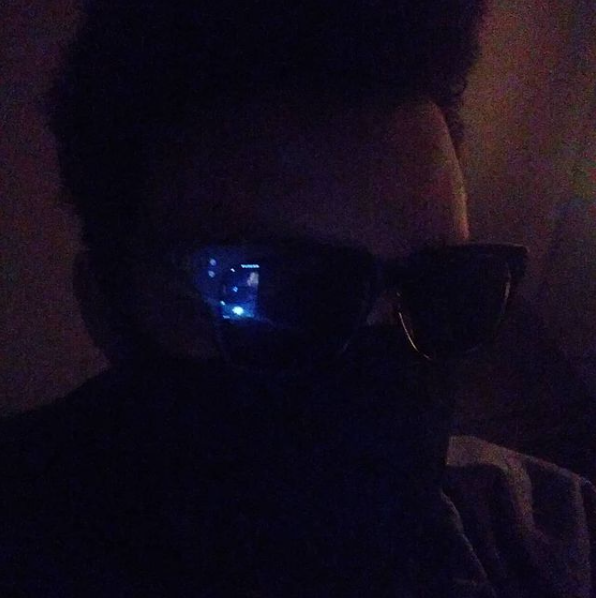
#> input picture misc/Images/Capture33.PNG, 596 x 598 px, given in place of the camera
$ python apiPractice.py
#> lines starting #> are read from the running program, lines starting #| are printed output that depends on the picture
### misc/sizematters.py
import cv2 as cv

# [7 lines left out: function resize, not called in this run]


def rez(video, width, height):
    #only works for live video
    #dont be a dumbass
    newWindow = video.set(3, width),  video.set(4, height) #ID 4 Height
    return newWindow

### misc/apiPractice.py
import requests
import cv2 as cv
import numpy as np
import threading
import json
import time
import sizematters

def createThread(img):
    swampyPus = threading.Thread(target=threadedShit, args=(img,))
    swampyPus.start()

def threadedShit(img):
    params = {
        "api_key": "UN5V5OR6z1c0cqj4k_-HZI8q1DBoEwq0",
        "api_secret": "-jVnsCfNvC-FG_3iGU1WHUMv5O6fIose",
        "image_file": img
    }

    data = requests.request(method="POST", url="https://api-us.faceplusplus.com/facepp/v3/detect", params=params)

    print(data.text)

camera = cv.VideoCapture(0)
sizematters.rez(camera, 600, 600)

time.sleep(1)

faceCascade = cv.CascadeClassifier("cascades/haarcascade_frontalface_alt2.xml")

facialRecog = False

while 1:
    _, shiddy = camera.read()
#> shiddy is the input picture: shape (598, 596, 3); mean B, G, R 26.2, 12, 19.2
    shiddy = cv.flip(shiddy, 1)
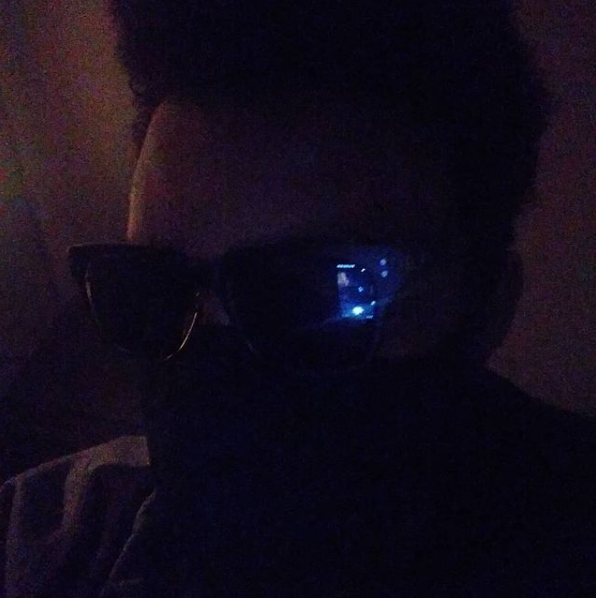
#> shiddy: shape (598, 596, 3); mean B, G, R 26.2, 12, 19.2
    shiddyButInGray = cv.cvtColor(shiddy, cv.COLOR_BGR2GRAY)
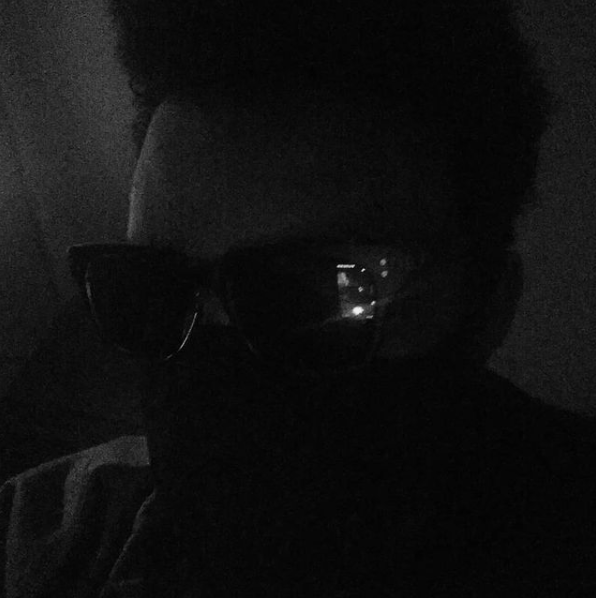
#> shiddyButInGray: shape (598, 596); min 1, max 240, mean 15.8

    face = faceCascade.detectMultiScale(shiddyButInGray, scaleFactor=1.05, minNeighbors=15)
#> face = ()

    cv.imshow("god i want to fucking die",shiddy)

    if np.any(face) and not facialRecog:
        facialRecog = True
        #createThread(shiddyButInGray)

    if cv.waitKey(10) == 27:
#> (key Esc is pressed here)
        break
